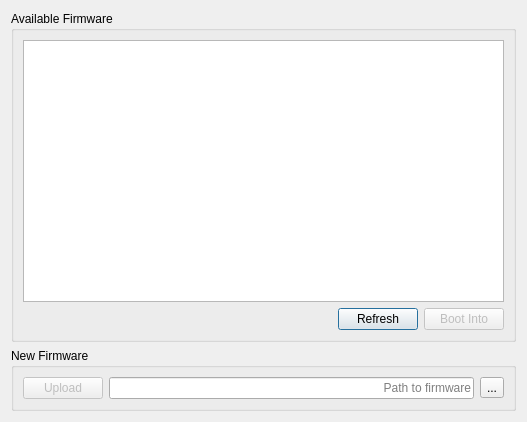
<?xml version="1.0" encoding="UTF-8"?>
<ui version="4.0">
 <class>Dialog_Firmware_Settings</class>
 <widget class="QDialog" name="Dialog_Firmware_Settings">
  <property name="geometry">
   <rect>
    <x>0</x>
    <y>0</y>
    <width>527</width>
    <height>422</height>
   </rect>
  </property>
  <property name="windowTitle">
   <string>Remote Firmware Settings</string>
  </property>
  <layout class="QVBoxLayout" name="verticalLayout_2">
   <item>
    <widget class="QGroupBox" name="groupBox_2">
     <property name="title">
      <string>Available Firmware</string>
     </property>
     <layout class="QVBoxLayout" name="verticalLayout">
      <item>
       <widget class="QListWidget" name="listWidget"/>
      </item>
      <item>
       <layout class="QHBoxLayout" name="horizontalLayout_2">
        <item>
         <spacer name="horizontalSpacer">
          <property name="orientation">
           <enum>Qt::Horizontal</enum>
          </property>
          <property name="sizeHint" stdset="0">
           <size>
            <width>40</width>
            <height>20</height>
           </size>
          </property>
         </spacer>
        </item>
        <item>
         <widget class="QPushButton" name="pushButton">
          <property name="text">
           <string>Refresh</string>
          </property>
         </widget>
        </item>
        <item>
         <widget class="QPushButton" name="pushButton_2">
          <property name="enabled">
           <bool>false</bool>
          </property>
          <property name="text">
           <string>Boot Into</string>
          </property>
         </widget>
        </item>
       </layout>
      </item>
     </layout>
    </widget>
   </item>
   <item>
    <widget class="QGroupBox" name="groupBox">
     <property name="title">
      <string>New Firmware</string>
     </property>
     <layout class="QHBoxLayout" name="horizontalLayout">
      <item>
       <widget class="QPushButton" name="pushButton_3">
        <property name="enabled">
         <bool>false</bool>
        </property>
        <property name="text">
         <string>Upload</string>
        </property>
        <property name="default">
         <bool>false</bool>
        </property>
        <property name="flat">
         <bool>false</bool>
        </property>
       </widget>
      </item>
      <item>
       <widget class="QLineEdit" name="lineEdit">
        <property name="alignment">
         <set>Qt::AlignRight|Qt::AlignTrailing|Qt::AlignVCenter</set>
        </property>
        <property name="readOnly">
         <bool>true</bool>
        </property>
        <property name="placeholderText">
         <string>Path to firmware</string>
        </property>
       </widget>
      </item>
      <item>
       <widget class="QToolButton" name="toolButton">
        <property name="text">
         <string>...</string>
        </property>
       </widget>
      </item>
     </layout>
    </widget>
   </item>
  </layout>
 </widget>
 <resources/>
 <connections/>
</ui>
